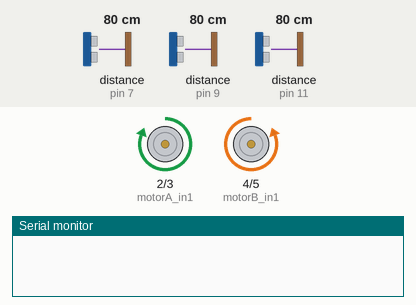
A sketch run on a simulated Arduino Uno, built with avr-gcc and run on an emulated ATmega328P. On the bench: motor-driver pin pairs drawn as motors (green arrow = first pin HIGH = forward, orange = second pin HIGH = backward, longer = more drive), the last lines printed to the serial monitor. Wiring (inferred from the names in the program): 3 × ultrasonic range finder: trigger pin 6, echo pin 7 / trigger pin 8, echo pin 9 / trigger pin 10, echo pin 11. The test bench sets the inputs (shaded band); at power-on: distance to the obstacle (sensors on pin 7, pin 9, pin 11) 80 cm. The echo pulse lasts 58.3 µs per cm. At 9.0 s the program stops and its outputs stay as they are.

Above: at 0.1 s.
At 7.1 s:
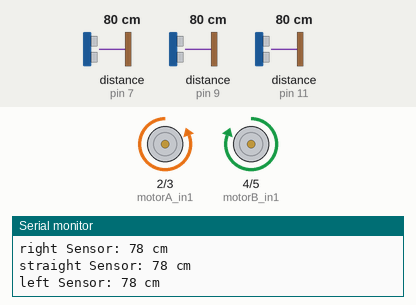
At 9.1 s:
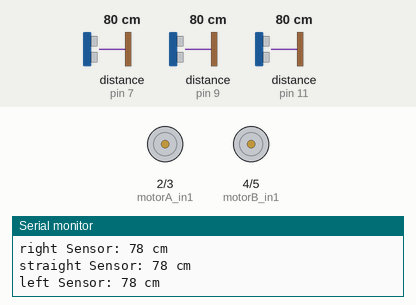
Timing chart, 0 to 10.5 s (numbered marks = the images above):
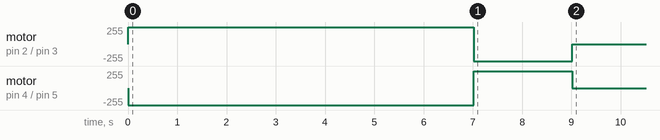

The sketch:

autonomous_operation_ships.ino
```cpp
// 핀을 정합니다.
// 오른쪽
int rightTrig = 6;    // 주황색선
int rightEcho = 7;    // 회색선
// 정면
int trigpin = 8;   // 파란색선
int echoPin = 9;   // 보라색선
// 왼쪽
int leftTrig = 10;   // 흰색선
int leftEcho = 11;   // 검정색선

const int motorA_in1 = 2;
const int motorA_in2 = 3;
const int motorB_in1 = 4;
const int motorB_in2 = 5;

// 초음파 거리 측정 변수
long right_duration, right_dis;
long straight_duration, straight_dis;
long left_duration, left_dis;

// 임계값 설정 (단위: cm)
const int safeDistance = 150;
const int wallDistance = 50;

void setup() {
  pinMode(motorA_in1, OUTPUT);
  pinMode(motorA_in2, OUTPUT);
  pinMode(motorB_in1, OUTPUT);
  pinMode(motorB_in2, OUTPUT);

  pinMode(rightTrig, OUTPUT); // trigPin을 출력으로
  pinMode(rightEcho, INPUT);  // echoPin을 입력으로
  pinMode(trigpin, OUTPUT);   // trigPin을 출력으로
  pinMode(echoPin, INPUT);    // echoPin을 입력으로
  pinMode(leftTrig, OUTPUT);  // trigPin을 출력으로
  pinMode(leftEcho, INPUT);   // echoPin을 입력으로
  goStraight();
  delay(7000);
  Serial.begin(9600);
}

void loop() {
  // 오른쪽 거리 측정
  right_dis = getDistance(rightTrig, rightEcho);
  Serial.print("right Sensor: ");
  Serial.print(right_dis);
  Serial.println(" cm");

  // 정면 거리 측정
  straight_dis = getDistance(trigpin, echoPin);
  Serial.print("straight Sensor: ");
  Serial.print(straight_dis);
  Serial.println(" cm");

  // 왼쪽 거리 측정
  left_dis = getDistance(leftTrig, leftEcho);
  Serial.print("left Sensor: ");
  Serial.print(left_dis);
  Serial.println(" cm");
  goStraight();

  // 자율 운항 로직

  if (straight_dis <= safeDistance) { // 정면에 장애물이 있으면 회전
    back();
    delay(2000);
    while(1){
      stop();
    }
  }

  // if(right_dis<80){
  //   digitalWrite(motorA_in1, HIGH);
  //   digitalWrite(motorA_in2, LOW);
  //   digitalWrite(motorB_in1, LOW);
  //   digitalWrite(motorB_in2, LOW);
  //   delay(1000);
  // }
  // else if(left_dis<80){
  //   digitalWrite(motorA_in1, LOW);
  //   digitalWrite(motorA_in2, LOW);
  //   digitalWrite(motorB_in1, LOW);
  //   digitalWrite(motorB_in2, HIGH);
  //   delay(1000);
  // }

  // else {
  //   if (right_dis > wallDistance + 20) { // 우측 벽과의 거리가 너무 멀면 우회전하여 벽에 붙기
  //     turnRight();
  //     Serial.println("right turn to align with wall");
  //     delay(200);
  //     turnLeft();
  //     delay(100);
  //   } else if (right_dis < wallDistance - 20) { // 우측 벽과의 거리가 너무 가까우면 좌회전하여 벽에서 떨어지기
  //     turnLeft();
  //     Serial.println("left turn to align with wall");
  //     delay(200);
  //     turnRight();
  //     delay(100);
  //   } else { // 우측 벽과의 거리가 적당하면 직진
  //     goStraight();
  //     Serial.println("go straight along the wall");
  //     delay(500);
  //   }
  // }
 // 측정 간격을 위한 지연
}

long getDistance(int trigPin, int echoPin) {
  digitalWrite(trigPin, LOW);
  delayMicroseconds(2);
  digitalWrite(trigPin, HIGH);
  delayMicroseconds(10);
  digitalWrite(trigPin, LOW);
  long duration = pulseIn(echoPin, HIGH);
  return duration * 0.034 / 2;
}

void goStraight() {
  digitalWrite(motorA_in1, HIGH);
  digitalWrite(motorA_in2, LOW);
  digitalWrite(motorB_in1, LOW);
  digitalWrite(motorB_in2, HIGH);
}
void back() {
  digitalWrite(motorA_in1, LOW);
  digitalWrite(motorA_in2, HIGH);
  digitalWrite(motorB_in1, HIGH);
  digitalWrite(motorB_in2, LOW);
}
void stop() {
  digitalWrite(motorA_in1, LOW);
  digitalWrite(motorA_in2, LOW);
  digitalWrite(motorB_in1, LOW);
  digitalWrite(motorB_in2, LOW);
}
```

Measured:
- by itself, motor on pin 2 (motorA_in1) / pin 3 (motorA_in2): stopped → forward 255/255 at 0.00 s, → backward 255/255 7.0 s later, → stopped 2.0 s later
- by itself, motor on pin 4 (motorB_in1) / pin 5 (motorB_in2): stopped → backward 255/255 at 0.00 s, → forward 255/255 7.0 s later, → stopped 2.0 s later
